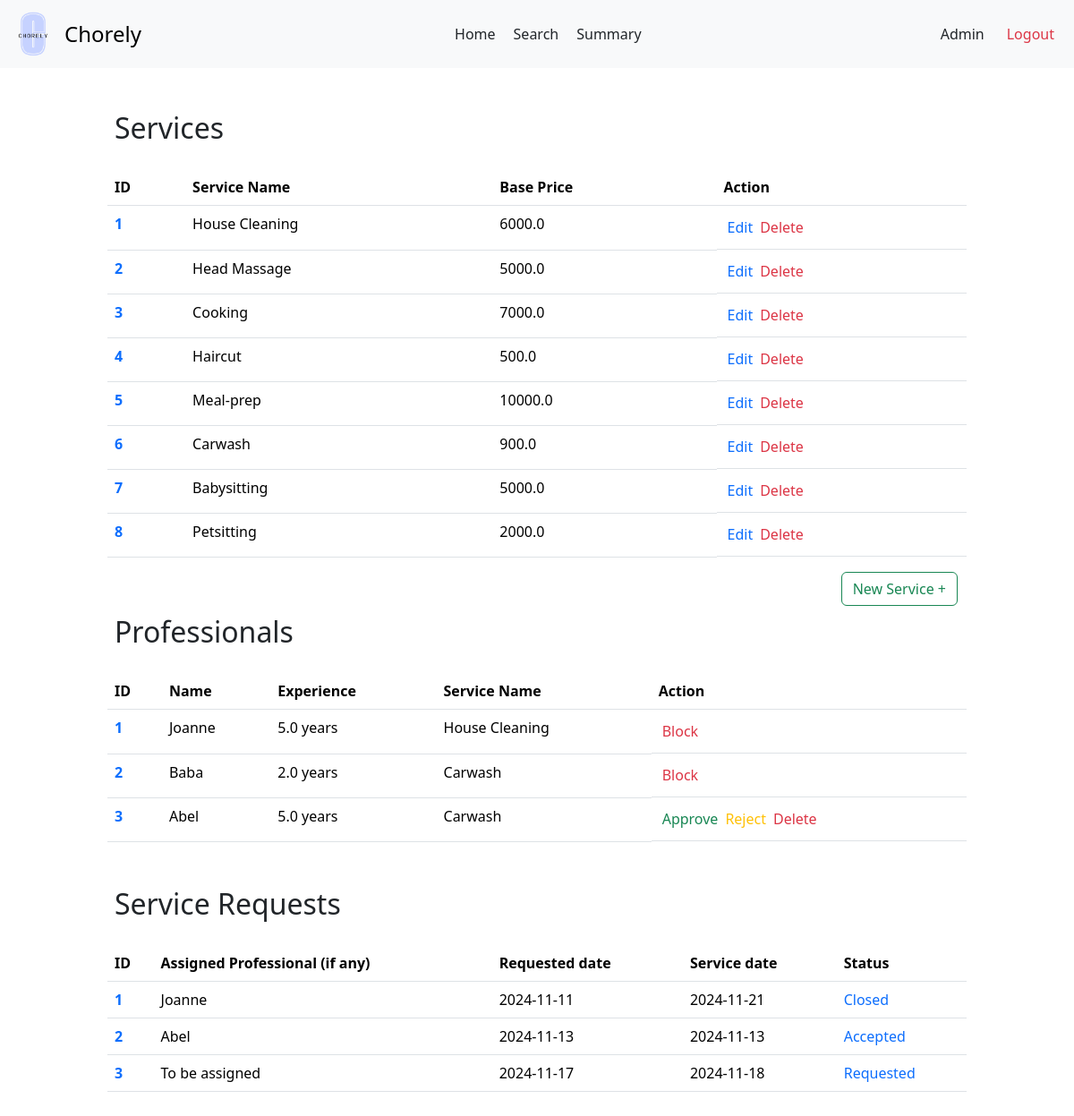
/admin, run on an earlier commit of the app's database.
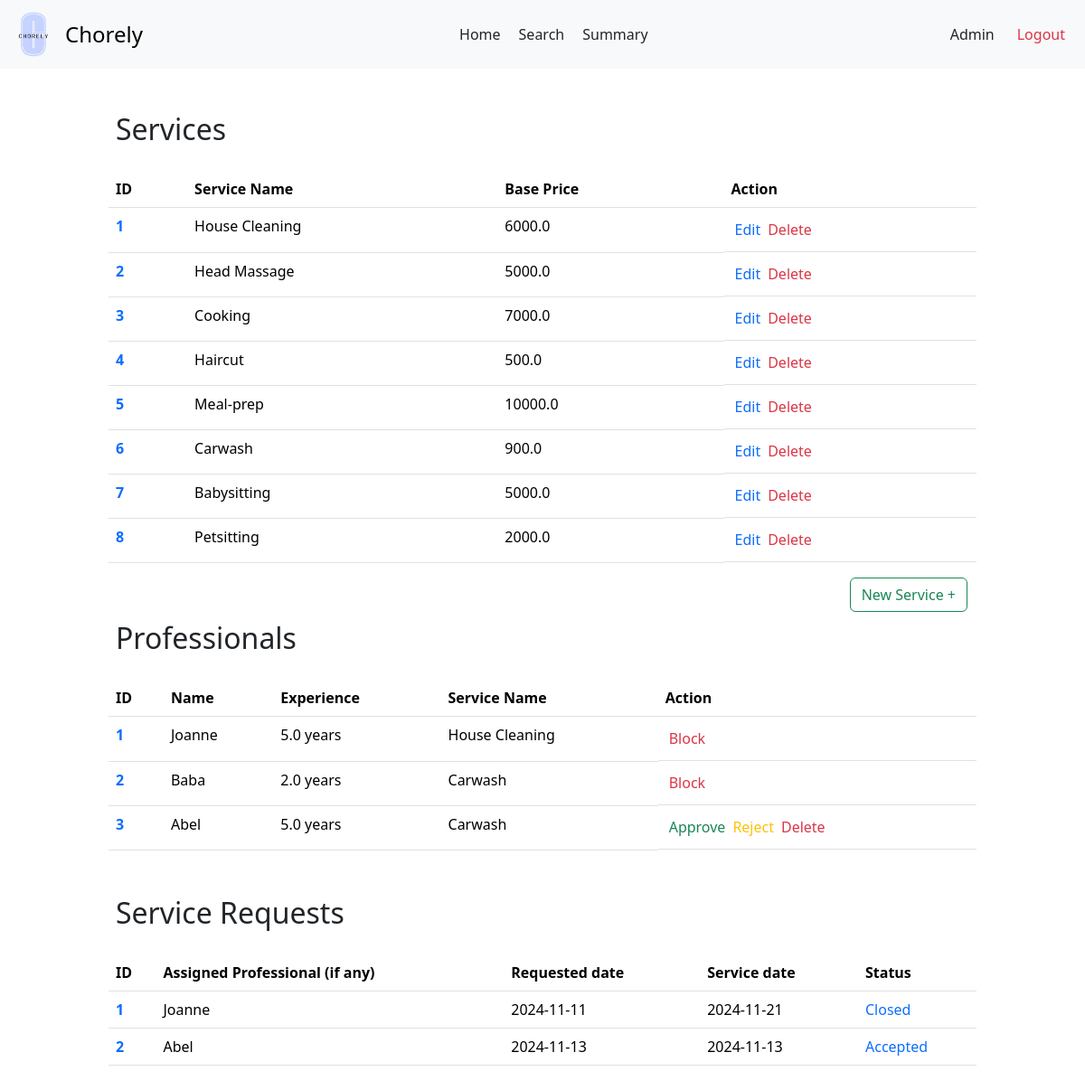
And on a later commit of the database.
### backend/models.py (models this page shows)
class Services(db.Model):
    __tablename__ = 'Services'
    service_id = db.Column(db.Integer, primary_key=True, autoincrement=True)
    name = db.Column(db.String, nullable=False)
    description = db.Column(db.String)
    base_price = db.Column(db.Float, nullable=False)
    time_required = db.Column(db.Integer)
    category = db.Column(db.String)
    service_professionals = db.relationship('ServiceProfessionals', backref='service')
    service_requests = db.relationship('ServiceRequests', backref='service')

class ServiceProfessionals(db.Model):
    __tablename__ = 'ServiceProfessionals'
    professional_id = db.Column(db.Integer, primary_key=True, autoincrement=True)
    user_id = db.Column(db.Integer, db.ForeignKey('Users.user_id'), unique=True, nullable=False)
    service_id = db.Column(db.Integer, db.ForeignKey('Services.service_id'), nullable=False)
    experience_years = db.Column(db.Integer)
    profile_verified = db.Column(db.Boolean, default=False)
    name = db.Column(db.String, nullable = False)
    phone = db.Column(db.String)
    address = db.Column(db.String)
    pin_code = db.Column(db.String)
    service_requests = db.relationship('ServiceRequests', backref='professional')

class ServiceRequests(db.Model):
    __tablename__ = 'ServiceRequests'
    request_id = db.Column(db.Integer, primary_key=True, autoincrement=True)
    service_id = db.Column(db.Integer, db.ForeignKey('Services.service_id'), nullable=False)
    customer_id = db.Column(db.Integer, db.ForeignKey('Customers.customer_id'), nullable=False)
    professional_id = db.Column(db.Integer, db.ForeignKey('ServiceProfessionals.professional_id'))
    requested_service_date = db.Column(db.Date, default=date.today())
    date_of_request = db.Column(db.Date, default=date.today())
    date_of_completion = db.Column(db.Date)
    service_status = db.Column(db.String, default='requested')
    additional_requests = db.Column(db.String)
    remarks = db.Column(db.String)
    rating = db.Column(db.Float)

### backend/adminController.py (the view)
@app.route('/admin')
def admin_dash():
  services = Services.query.all()
  professionals = ServiceProfessionals.query.all()
  service_requests = ServiceRequests.query.all()
  return render_template('admin-dash.html', services = services, professionals = professionals, service_requests = service_requests)

### templates/admin-dash.html (shortened to what the changed rows need)
<!DOCTYPE html>
<html lang="en">
<head>
  <link href="https://cdn.jsdelivr.net/npm/bootstrap@5.3.3/dist/css/bootstrap.min.css" rel="stylesheet">
  <link rel="stylesheet" href="{{ url_for('static', filename = 'prof-dash.css')}}">
  <link rel="stylesheet" href="{{ url_for('static', filename = 'navbar.css')}}">
</head>
<body>
  <div id="main">
    <div id="canvas">
      <br>
      <h2 class="headings">Services</h2><br>
      {% if services|length==0 %}
        <div class="text text-center">
          <h5 class="headings">There are no created services</h5>
        </div>
      {% else %}
        <div>
          <table class="table">
            <thead>
              <tr>
                <th scope="col">ID</th>
                <th scope="col">Service Name</th>
                <th scope="col">Base Price</th>
                <th scope="col">Action</th>
              </tr>
            </thead>
            <tbody>
              {% for service in services %}
                <tr>
                  <th scope="row"> <a href="/admin/view/service/{{ service.service_id }}" class="text"> {{ loop.index }}</a></th>
                  <td>{{service.name}}</td>
                  <td>{{ service.base_price }}</td>
                  <td class="d-flex"><a href="/admin/service/edit/{{ service.service_id }}" class="nav-link text-primary accept-btn" >Edit</a><a href="#" class="nav-link text-danger reject-btn">Delete</a> </td>
                </tr>
              {% endfor %}
            </tbody>
          </table>
        </div>
      {% endif %}
      <h2 class="headings">Professionals</h2><br>
      {% if professionals|length ==0 %}
        <div class="text text-center mt-3 mb-3">
          <h5 class="headings">No Registered Professionals</h5>
        </div>
      {% else %}
        <div>
          <table class="table">
            <thead>
              <tr>
                <th scope="col">ID</th>
                <th scope="col">Name</th>
                <th scope="col">Experience</th>
                <th scope="col">Service Name</th>
                <th scope="col">Action</th>
              </tr>
            </thead>
            <tbody>
              {% for pro in professionals %}
                <tr>
                  <th scope="row"> <a href="/admin/view/pro/{{ pro.professional_id }}" class="text text-primary"> {{ loop.index }}</a></th>
                  <td>{{pro.name}}</td>
                  <td>{{pro.experience_years}} years</td>
                  {% for service in services %}
                    {% if service.service_id == pro.service_id %}
                      <td>{{ service.name }}</td>
                    {% endif %}
                  {% endfor %}
                  {% if pro.user.is_blocked %}
                    <td class="d-flex">
                      <a href="/admin/unblock/prof/{{ pro.professional_id }}" class="nav-link text-success reject-btn">Unblock</a>
                    </td>
                  {% else %}
                    {% if not pro.profile_verified %}
                      <td class="d-flex"><a href="/admin/approve/prof/{{ pro.professional_id }}" class="nav-link text-success accept-btn">Approve</a> <a href="#" class="nav-link text-warning reject-btn"> Reject</a><a href="#" class="nav-link text-danger reject-btn">Delete</a></td>
                    {% else %}
                      <td class="d-flex">
                        <a href="/admin/block/prof/{{ pro.professional_id }}" class="nav-link text-danger reject-btn">Block</a>
                      </td>
                    {% endif %}
                  {% endif %}
                </tr>
              {% endfor %}
            </tbody>
          </table>
        </div>
      {% endif %}
      <br>
      <h2 class="headings">Service Requests</h2><br>
      {% if service_requests|length ==0 %}
        <div class="text text-center mt-3 mb-3">
          <h5 class="headings">No Requests have been made</h5>
        </div>
      {% else %}
      <div>
        <table class="table">
          <thead>
            <tr>
              <th scope="col">ID</th>
              <th scope="col">Assigned Professional (if any)</th>
              <th scope="col">Requested date</th>
              <th scope="col">Service date</th>
              <th scope="col">Status</th>
            </tr>
          </thead>
          <tbody>
            {% for request in service_requests %}
              <tr>
                <th scope="row"> <a href="/admin/view/request/{{ request.request_id }}" class="text text-primary"> {{ loop.index }}</a></th>
                <td>{{ request.professional.name or 'To be assigned' }}</td>
                <td>{{ request.date_of_request }}</td>
                <td>{{ request.requested_service_date }}</td>
                <td class="text text-primary">{{ request.service_status | title }}</td>
              </tr>
            {% endfor %}
          </tbody>
        </table>
      </div>
      {% endif %}
</body>
</html>

What changed in the data, as far as the page shows it:
removed ServiceRequests: professional "To be assigned", date_of_request "2024-11-17", requested_service_date "2024-11-18", service_status "Requested"
